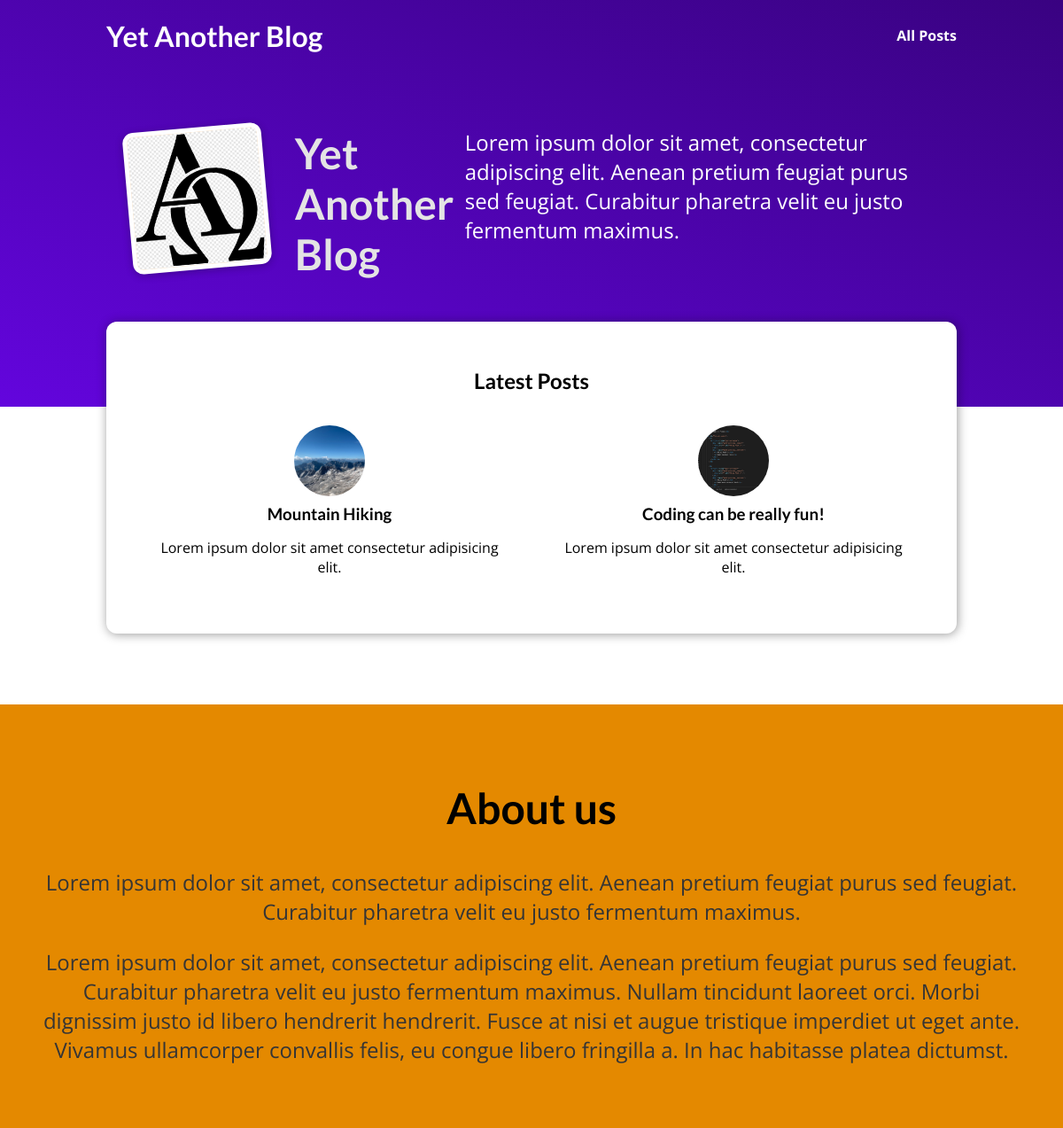
Before: / with the older database file.
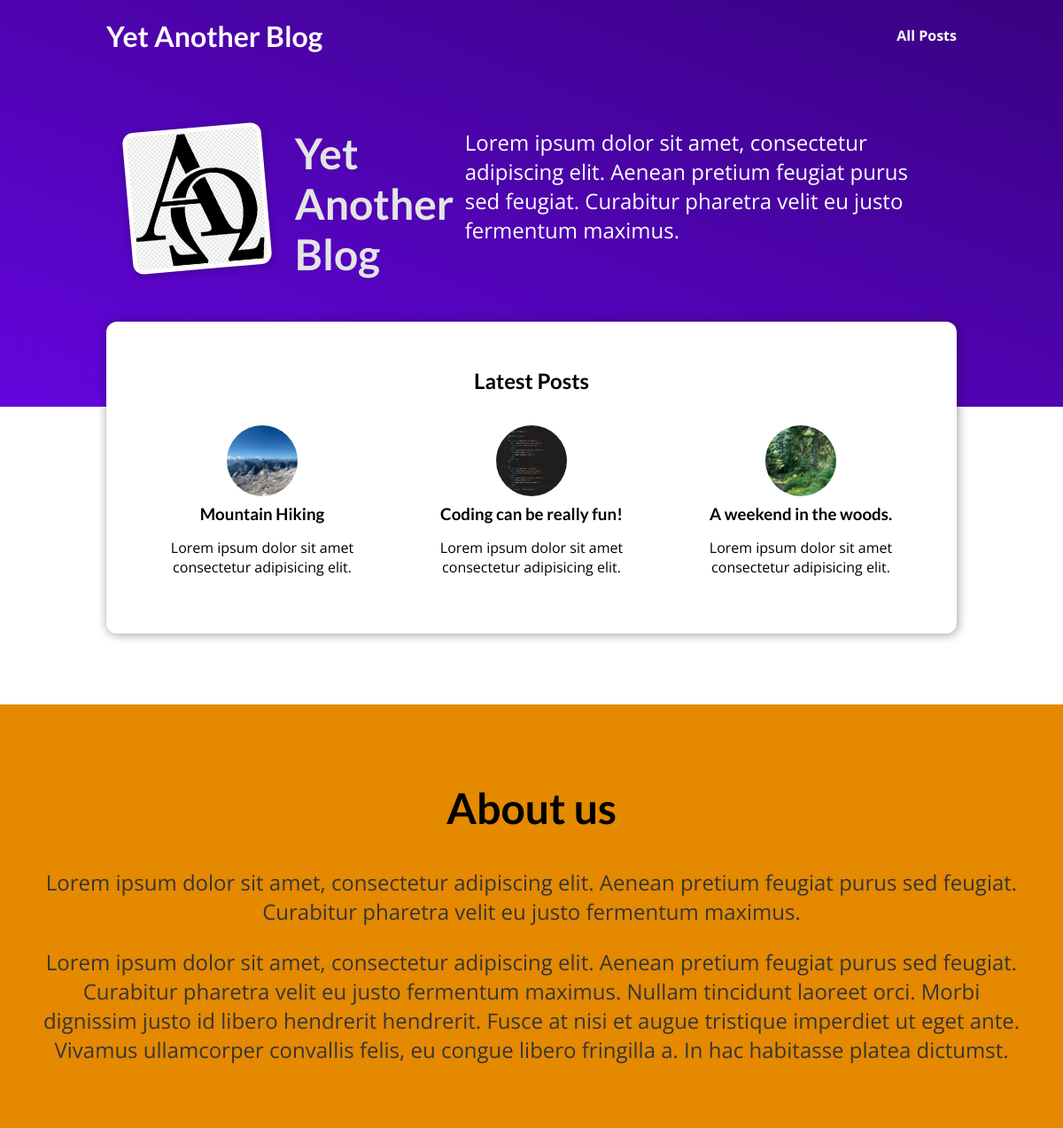
After: the same page with the newer database file.
### blog/models.py (models this page shows, shortened)
class Post(models.Model):
    title = models.CharField(max_length=150)
    excerpt = models.CharField(max_length=200)
    image_name = models.CharField(max_length=100)
    date = models.DateField(auto_now=True)
    slug = models.SlugField(
        unique=True,
        db_index=True,
    )
    content = models.TextField(validators=[MinLengthValidator(10)])
    author = models.ForeignKey(
        Author,
        on_delete=models.SET_NULL,
        null=True,
        related_name='posts',
    )
    tags = models.ManyToManyField(Tag)

### blog/views.py (the view)
# urls.py: path('', starting_page, name="starting-page"),
def starting_page(request):
    latest_posts = Post.objects.all().order_by("-date")[:3] # Taking only the 3 latest posts
    return render(request, 'blog/index.html',{
        'posts': latest_posts,
    })

### blog/templates/blog/index.html (shortened to what this page needs)
{% extends 'base.html' %}
{% load static %}
{% block css_files %}
    <link rel="stylesheet" href="{% static 'blog/post.css' %}">
    <link rel="stylesheet" href="{% static 'blog/index.css' %}">
{% endblock %}
{% block content %}
<section id="welcome">
    <header>
        <img src="{% static 'blog/images/alpha-and-omega.png' %}" alt="Yet Another Blog image"/>
        <h2>Yet Another Blog</h2>
        <p>
            Lorem ipsum dolor sit amet, consectetur adipiscing elit. Aenean pretium feugiat purus sed feugiat. Curabitur pharetra velit eu justo fermentum maximus.
        </p>
    </header>
</section>
<section id="latest-posts">
    <h2>Latest Posts</h2>
    <ul>
        {% for post in posts %}
            {% include 'blog/includes/post.html' %}
        {% endfor %}
    </ul>
</section>
<section id="about">
    <h2>About us</h2>
    <p>
        Lorem ipsum dolor sit amet, consectetur adipiscing elit. Aenean pretium feugiat purus sed feugiat. Curabitur pharetra velit eu justo fermentum maximus.
    </p>
    <p>
        Lorem ipsum dolor sit amet, consectetur adipiscing elit. Aenean pretium feugiat purus sed feugiat. Curabitur pharetra velit eu justo fermentum maximus. Nullam tincidunt laoreet orci. Morbi dignissim justo id libero hendrerit hendrerit. Fusce at nisi et augue tristique imperdiet ut eget ante. Vivamus ullamcorper convallis felis, eu congue libero fringilla a. In hac habitasse platea dictumst.
    </p>
</section>
{% endblock %}

### blog/templates/blog/includes/post.html
{% load static %}
<li>
    <article class="post">
        <a href="{% url 'post-detail-page' post.slug %}">
        <img src="{% static 'blog/images/'|add:post.image_name %}" alt="{{ post.title }}" />
        <div class="post__content">
            <h3>{{ post.title }}</h3>
            <p>
                {{ post.excerpt }}
            </p>
        </div>
        </a>
    </article>
</li>

Changed rows visible on the page:
added Post: image_name (picture), title "A weekend in the woods.", excerpt "Lorem ipsum dolor sit amet consectetur adipisicing elit."
